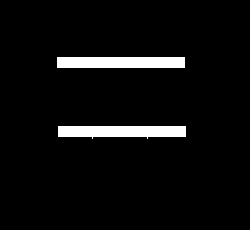
#> input picture images/rect.png, 250 x 230 px
$ jupyter execute 'Taller 5 - Punto 6.ipynb'
#> lines starting #> are read from the running program, lines starting #| are printed output that depends on the picture; after the words box and inside, x2 and y2 are one past the last pixel; in counts of white or black regions, pixels touching at a corner belong together
# Taller 5 - Morfología matemática

# Punto 6 - Esqueleto y adelgazamiento de una imagen

**Integrantes - Grupo 9**

Santiago Tinjacá Roncancio

## 6.0 Inicialización.

[cell 1]
import cv2
import matplotlib.pyplot as plt
import numpy as np
from skimage.morphology import dilation, erosion, opening, closing, rectangle
from scipy.ndimage import morphological_gradient
from skimage.filters import sobel_h, sobel_v, sobel
from skimage import exposure
from skimage.morphology import skeletonize, thin

### 6.1 Cargado y visualización de la imagen.

[cell 2]
ruta_rect = './images/rect.png'
img_rect = cv2.imread(ruta_rect, cv2.IMREAD_GRAYSCALE)
#> img_rect: shape (230, 250); 4.9% white; 2 white regions, box (x1, y1, x2, y2) and area: (58, 126, 186, 139) 1412, (57, 57, 185, 68) 1408

fig, ax = plt.subplots(figsize=(10,5))
ax.imshow(img_rect, cmap='gray', vmin=0, vmax=255)
ax.set_title('rect')
ax.axis('off')
plt.show()

### 6.2 Esqueletización de la imagen.

[cell 3]
sk_image_zhang = skeletonize(img_rect, method='zhang')
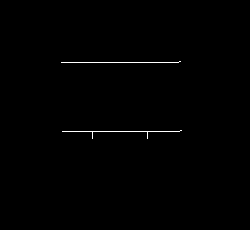
#> sk_image_zhang: shape (230, 250) bool; 0.44% white in thin lines or dots, all inside (x1, y1, x2, y2) = (61, 61, 182, 139)
sk_image_zhang = exposure.rescale_intensity(sk_image_zhang, in_range=(np.min(sk_image_zhang), np.max(sk_image_zhang)), out_range=(0, 255)).astype(np.uint8)

sk_image_lee = skeletonize(img_rect, method='lee')
#> sk_image_lee: shape (230, 250) bool; 0.44% white in thin lines or dots, all inside (x1, y1, x2, y2) = (61, 62, 182, 139)
sk_image_lee = exposure.rescale_intensity(sk_image_lee, in_range=(np.min(sk_image_lee), np.max(sk_image_lee)), out_range=(0, 255)).astype(np.uint8)


fig, ax = plt.subplots(1,2,figsize=(10,5))
ax[0].imshow(sk_image_zhang, cmap='gray', vmin=0, vmax=255)
ax[0].set_title('Imagen esqueletizada zhang')
ax[0].axis('off')

ax[1].imshow(sk_image_lee, cmap='gray', vmin=0, vmax=255)
ax[1].set_title('Imagen esqueletizada Lee')
ax[1].axis('off')
plt.show()
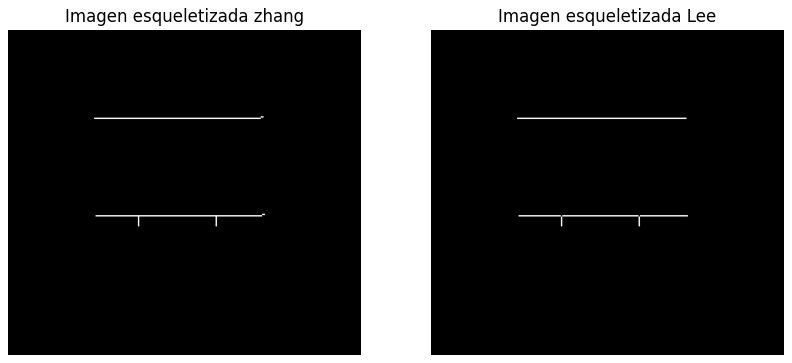
#> figure drawn by matplotlib, 2 panels

**Funcionamiento de ambos algoritmos**

El método Zhang elimina píxeles de los bordes de forma iterativa, asegurando que la estructura del objeto se mantenga conectada, pero suele dejar pequeños apéndices en los bordes. En cambio, el método Lee también adelgaza la imagen de manera iterativa, pero tiende a generar un esqueleto más limpio, aunque con el riesgo de crear huecos en algunas partes.

### 6.3 Adelgazamiento de la imagen original.

[cell 4]
th_img_rect  = thin(img_rect)
#> th_img_rect: shape (230, 250) bool; 0.43% white in thin lines or dots, all inside (x1, y1, x2, y2) = (62, 62, 181, 139)
th_img_rect = exposure.rescale_intensity(th_img_rect, in_range=(np.min(th_img_rect), np.max(th_img_rect)), out_range=(0, 255)).astype(np.uint8)

fig, ax = plt.subplots(figsize=(10,5))
ax.imshow(th_img_rect, cmap='gray', vmin=0, vmax=255)
ax.set_title('Imagen esqueletizada thin')
ax.axis('off')
plt.show()

**Comparación de resultados**

El adelgazamiento suaviza los bordes de los objetos sin reducirlos a un esqueleto delgado como en la esqueletización. En comparación, la esqueletización reduce las formas a una versión mínima de una sola línea de ancho, mientras que el adelgazamiento reduce pero dejando un poco de linea.

### 6.4 Cargado y visualización de la imagen.

[cell 5]
ruta_angio = './images/angio.png'
img_angio = cv2.imread(ruta_angio, cv2.IMREAD_GRAYSCALE)
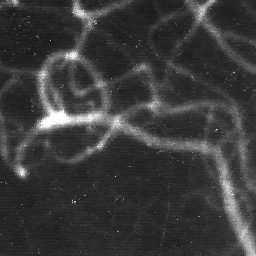
#> input picture images/angio.png, 256 x 256 px
#> img_angio is the input picture: shape (256, 256); min 20, max 255, mean 58.9

fig, ax = plt.subplots(figsize=(10,5))
ax.imshow(img_angio, cmap='gray', vmin=0, vmax=255)
ax.set_title('angio')
ax.axis('off')
plt.show()

### 6.5 Umbralización de la imagen, utilizando el algoritmo OTSU, y filtrado por medio de un cierre y apertura de imagen, con mascara en cruz de 3x3.

[cell 6]
img_angio_bin = cv2.threshold(img_angio, 60, 255, cv2.THRESH_OTSU)[1]
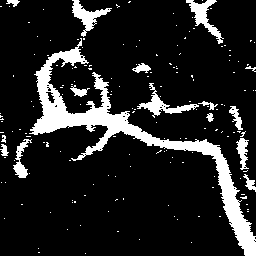
#> img_angio_bin: shape (256, 256); 13.6% white; 170 white regions (154 under 20 px), largest, box (x1, y1, x2, y2) and area: (29, 38, 256, 256) 5868, (186, 0, 224, 44) 508, (137, 83, 199, 118) 495

def create_cross_mask(size):
    mask = np.full((size, size), np.nan)
    center = size // 2
    mask[center, :] = 1
    mask[:, center] = 1
    return mask

cross_mask = create_cross_mask(3)

opening_image = opening(img_angio_bin, footprint=cross_mask)
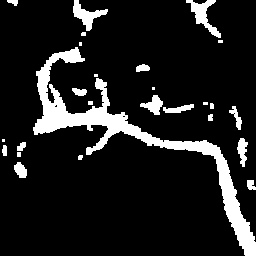
#> opening_image: shape (256, 256); 11.8% white; 26 white regions (7 under 20 px), largest, box (x1, y1, x2, y2) and area: (33, 47, 256, 256) 5447, (186, 0, 221, 38) 457, (73, 0, 108, 31) 407
closing_image = closing(opening_image, footprint=cross_mask)
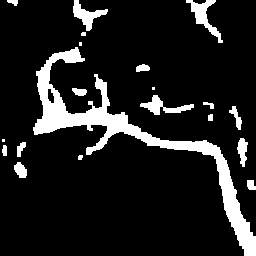
#> closing_image: shape (256, 256); 12% white; 20 white regions (4 under 20 px), largest, box (x1, y1, x2, y2) and area: (33, 47, 256, 256) 5564, (186, 0, 223, 43) 484, (73, 0, 108, 31) 408

fig, ax = plt.subplots(figsize=(10, 5))
ax.imshow(closing_image, cmap='gray', vmin=0, vmax=255)
ax.set_title('Imagen binaria con apertura y cierre')
ax.axis('off')
plt.show()

### 6.6 Esqueletización y adelgazamiento

[cell 7]
sk_image_zhang = skeletonize(closing_image, method='zhang')
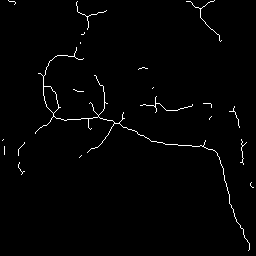
#> sk_image_zhang: shape (256, 256) bool; 1.4% white in thin lines or dots
sk_image_zhang = exposure.rescale_intensity(sk_image_zhang, in_range=(np.min(sk_image_zhang), np.max(sk_image_zhang)), out_range=(0, 255)).astype(np.uint8)
#> sk_image_zhang: shape (256, 256); 1.4% white in thin lines or dots

image_thin = thin(closing_image)
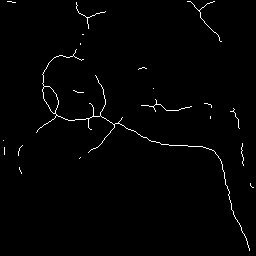
#> image_thin: shape (256, 256) bool; 1.2% white in thin lines or dots
image_thin = exposure.rescale_intensity(image_thin, in_range=(np.min(image_thin), np.max(image_thin)), out_range=(0, 255)).astype(np.uint8)
#> image_thin: shape (256, 256); 1.2% white in thin lines or dots


fig, ax = plt.subplots(1,2,figsize=(10,5))
ax[0].imshow(sk_image_zhang, cmap='gray', vmin=0, vmax=255)
ax[0].set_title('Imagen esqueletizada zhang')
ax[0].axis('off')

ax[1].imshow(image_thin, cmap='gray', vmin=0, vmax=255)
ax[1].set_title('Imagen adelgazada')
ax[1].axis('off')
plt.show()

La esqueletización y el adelgazamiento generan resultados similares, pero la esqueletización conserva mejor las pequeñas ramificaciones de los objetos, manteniendo detalles que pueden perderse con el adelgazamiento. Aun así, la diferencia entre ambas técnicas no es demasiado marcada en este caso.

### 6.7 Sobreponga la imagen adelgazada a la imagen angio.png

[cell 8]
max_image = np.maximum(image_thin, img_angio)

fig, ax = plt.subplots(figsize=(10, 5))
ax.imshow(max_image, cmap='gray', vmin=0, vmax=255)
ax.set_title('Máximo entre imagenes')
ax.axis('off')
plt.show()
